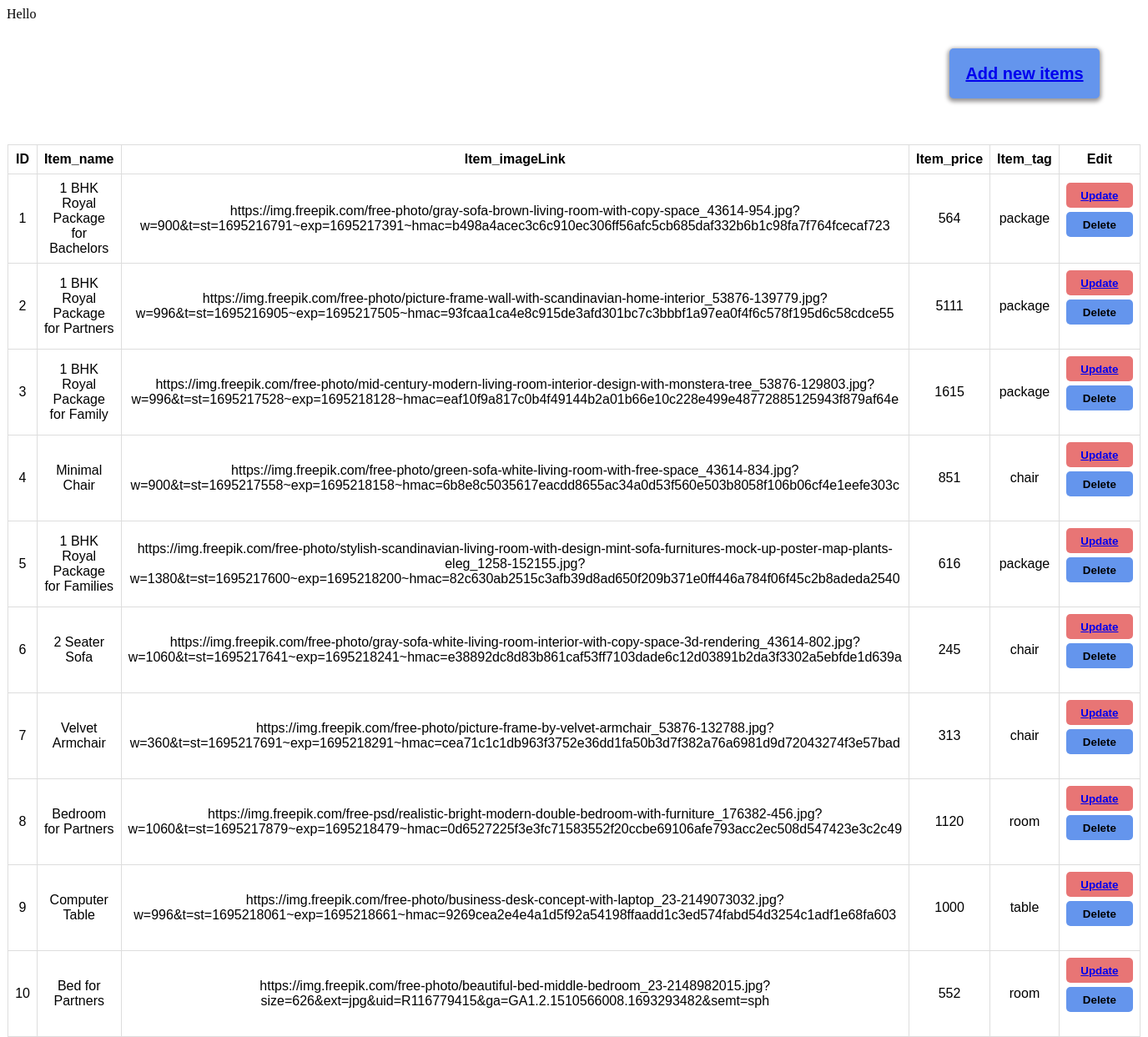
The app's page /Admin/adminPage.php with its own data.
### tables this page shows
CREATE TABLE `products` (
  `id` int(11) NOT NULL,
  `item_name` varchar(255) NOT NULL,
  `image` varchar(255) NOT NULL,
  `item_price` int(25) NOT NULL,
  `item_tag` varchar(25) NOT NULL
);

### Admin/adminPage.php (the view, shortened to what this page needs)
<?php
include("../Database/database.php");
?>
<html lang="en">
<head>
    <link rel="stylesheet" href="../css/adminPage.css?v=2">
    <link rel="stylesheet" href="https://cdnjs.cloudflare.com/ajax/libs/font-awesome/6.4.2/css/all.min.css" />
</head>
<body>
    <button class="add" ><a href="../Admin/add.php">Add new items</a></button>
    <table>
        <tr>
            <th>ID</th>
            <th>Item_name</th>
            <th>Item_imageLink</th>
            <th>Item_price</th>
            <th>Item_tag</th>
            <th>Edit</th>
        </tr>
        <?php
            $sql = "SELECT * from products";
            $result = mysqli_query($conn,$sql);
            if(mysqli_num_rows($result) > 0) {
                while($rows = mysqli_fetch_assoc($result)) {
        ?>
        <tr>
            <td><span><?php echo $rows["id"] ?></span></td>
            <td><span><?php echo $rows["item_name"] ?></span></td>
            <td><span><?php echo $rows["image"] ?></span></td>
            <td><span><?php echo $rows["item_price"] ?></span></td>
            <td><span><?php echo $rows["item_tag"] ?></span></td>
            <td>
                <button class="update"><a href="../Admin/update.php?id=<?php echo $rows["id"] ?>">Update</a></button>
                <?php
                $id = $rows["id"];
                echo "<form action='' method='post'>
                <input type='hidden' name='delete_id' value='$id'>
                <button class='delete' type='submit' name= 'delete' >Delete</button>
                </form>" ;
                ?>
            </td>
        </tr>
        <?php
                    }
                        }
        ?>
    </table>
</body>
</html>

### css/adminPage.css (style rules this page uses)
table { font-family: arial, sans-serif; border-collapse: collapse; width: 80%; margin: 0 auto; position: relative; top: 100px; margin-bottom: 100px; }
td, th { border: 1px solid #dddddd; text-align: center; padding: 8px; }
.update, .delete { width: 80px; height: 30px; background-color: rgb(232, 117, 117); border: none; cursor: pointer; border-radius: 5px; font-weight: bold; margin-bottom: 5px; }
.delete { background-color: cornflowerblue; }
.add { width: 180px; height: 60px; background-color: cornflowerblue; border: none; cursor: pointer; border-radius: 5px; font-weight: bold; margin-bottom: 5px; float: right; position: relative; top: 50px; right: 50px; font-size: 20px; color: white; box-shadow: 0px 2px 5px 2px rgb(155, 152, 152); }

### records on screen
products: id "1", item_name "1 BHK Royal Package for Bachelors", image "https://img.freepik.com/free-photo/gray-sofa-brown-living-room-with-copy-space_43614-954.jpg?w=900&t=st=1695216791~exp=1695217391~hmac=b498a4acec3c6c910ec306ff56afc5cb685daf332b6b1c98fa7f764fcecaf723", item_price "564", item_tag "package"
products: id "2", item_name "1 BHK Royal Package for Partners", image "https://img.freepik.com/free-photo/picture-frame-wall-with-scandinavian-home-interior_53876-139779.jpg?w=996&t=st=1695216905~exp=1695217505~hmac=93fcaa1ca4e8c915de3afd301bc7c3bbbf1a97ea0f4f6c578f195d6c58cdce55", item_price "5111", item_tag "package"
products: id "3", item_name "1 BHK Royal Package for Family", image "https://img.freepik.com/free-photo/mid-century-modern-living-room-interior-design-with-monstera-tree_53876-129803.jpg?w=996&t=st=1695217528~exp=1695218128~hmac=eaf10f9a817c0b4f49144b2a01b66e10c228e499e48772885125943f879af64e", item_price "1615", item_tag "package"
products: id "4", item_name "Minimal Chair", image "https://img.freepik.com/free-photo/green-sofa-white-living-room-with-free-space_43614-834.jpg?w=900&t=st=1695217558~exp=1695218158~hmac=6b8e8c5035617eacdd8655ac34a0d53f560e503b8058f106b06cf4e1eefe303c", item_price "851", item_tag "chair"
products: id "5", item_name "1 BHK Royal Package for Families", image "https://img.freepik.com/free-photo/stylish-scandinavian-living-room-with-design-mint-sofa-furnitures-mock-up-poster-map-plants-eleg_1258-152155.jpg?w=1380&t=st=1695217600~exp=1695218200~hmac=82c630ab2515c3afb39d8ad650f209b371e0ff446a784f06f45c2b8adeda2540", item_price "616", item_tag "package"
products: id "6", item_name "2 Seater Sofa", image "https://img.freepik.com/free-photo/gray-sofa-white-living-room-interior-with-copy-space-3d-rendering_43614-802.jpg?w=1060&t=st=1695217641~exp=1695218241~hmac=e38892dc8d83b861caf53ff7103dade6c12d03891b2da3f3302a5ebfde1d639a", item_price "245", item_tag "chair"
products: id "7", item_name "Velvet Armchair", image "https://img.freepik.com/free-photo/picture-frame-by-velvet-armchair_53876-132788.jpg?w=360&t=st=1695217691~exp=1695218291~hmac=cea71c1c1db963f3752e36dd1fa50b3d7f382a76a6981d9d72043274f3e57bad", item_price "313", item_tag "chair"
products: id "8", item_name "Bedroom for Partners", image "https://img.freepik.com/free-psd/realistic-bright-modern-double-bedroom-with-furniture_176382-456.jpg?w=1060&t=st=1695217879~exp=1695218479~hmac=0d6527225f3e3fc71583552f20ccbe69106afe793acc2ec508d547423e3c2c49", item_price "1120", item_tag "room"
products: id "9", item_name "Computer Table", image "https://img.freepik.com/free-photo/business-desk-concept-with-laptop_23-2149073032.jpg?w=996&t=st=1695218061~exp=1695218661~hmac=9269cea2e4e4a1d5f92a54198ffaadd1c3ed574fabd54d3254c1adf1e68fa603", item_price "1000", item_tag "table"
products: id "10", item_name "Bed for Partners", image "https://img.freepik.com/free-photo/beautiful-bed-middle-bedroom_23-2148982015.jpg?size=626&ext=jpg&uid=R116779415&ga=GA1.2.1510566008.1693293482&semt=sph", item_price "552", item_tag "room"
